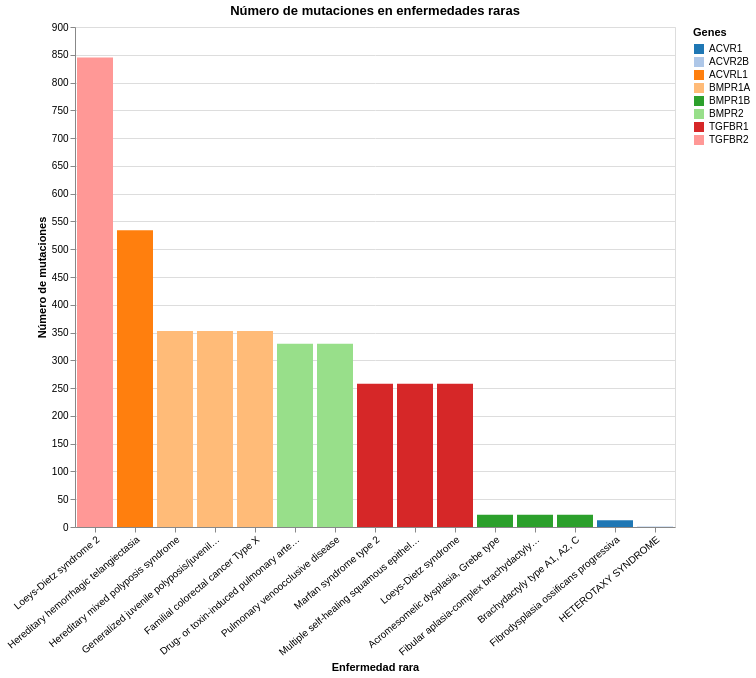

Source (notebook cell):
### Code cell
alt.Chart(rare_disease_variations).transform_aggregate(
    unique_aa_mutation='distinct(Protein change)',
    groupby=['GeneSymbol','Disease', 'Protein change']
).mark_bar().encode(
    y=alt.Y('count(unique_aa_mutation):Q', title='Número de mutaciones'),
    x=alt.X('Disease', sort='-y', title='Enfermedad rara',axis=alt.Axis(
              labelAngle=-40, labelFontSize=10)),
    color=alt.Color('GeneSymbol', scale=alt.Scale(scheme='category20'), title='Genes')
).properties(
    title="Número de mutaciones en enfermedades raras"
).properties(
        width=600,
        height=500
    )

### Figure 1 — Vega-Lite specification as saved in the notebook (floating-point values rounded to 4 significant figures; data arrays with more than 128 entries replaced by an {"elided": "..."} marker saying what was removed)
{"config": {"view": {"continuousWidth": 300, "continuousHeight": 300}}, "data": {"name": "data-69cbeac6dd54bc1a0a6222ea7818b956"}, "mark": {"type": "bar"}, "encoding": {"color": {"field": "GeneSymbol", "scale": {"scheme": "category20"}, "title": "Genes", "type": "nominal"}, "x": {"axis": {"labelAngle": -40, "labelFontSize": 10}, "field": "Disease", "sort": "-y", "title": "Enfermedad rara", "type": "nominal"}, "y": {"aggregate": "count", "field": "unique_aa_mutation", "title": "Número de mutaciones", "type": "quantitative"}}, "height": 500, "title": "Número de mutaciones en enfermedades raras", "transform": [{"aggregate": [{"op": "distinct", "field": "Protein change", "as": "unique_aa_mutation"}], "groupby": ["GeneSymbol", "Disease", "Protein change"]}], "width": 600, "$schema": "https://vega.github.io/schema/vega-lite/v5.17.0.json", "datasets": {"data-69cbeac6dd54bc1a0a6222ea7818b956": {"elided": "5260 records"}}}
